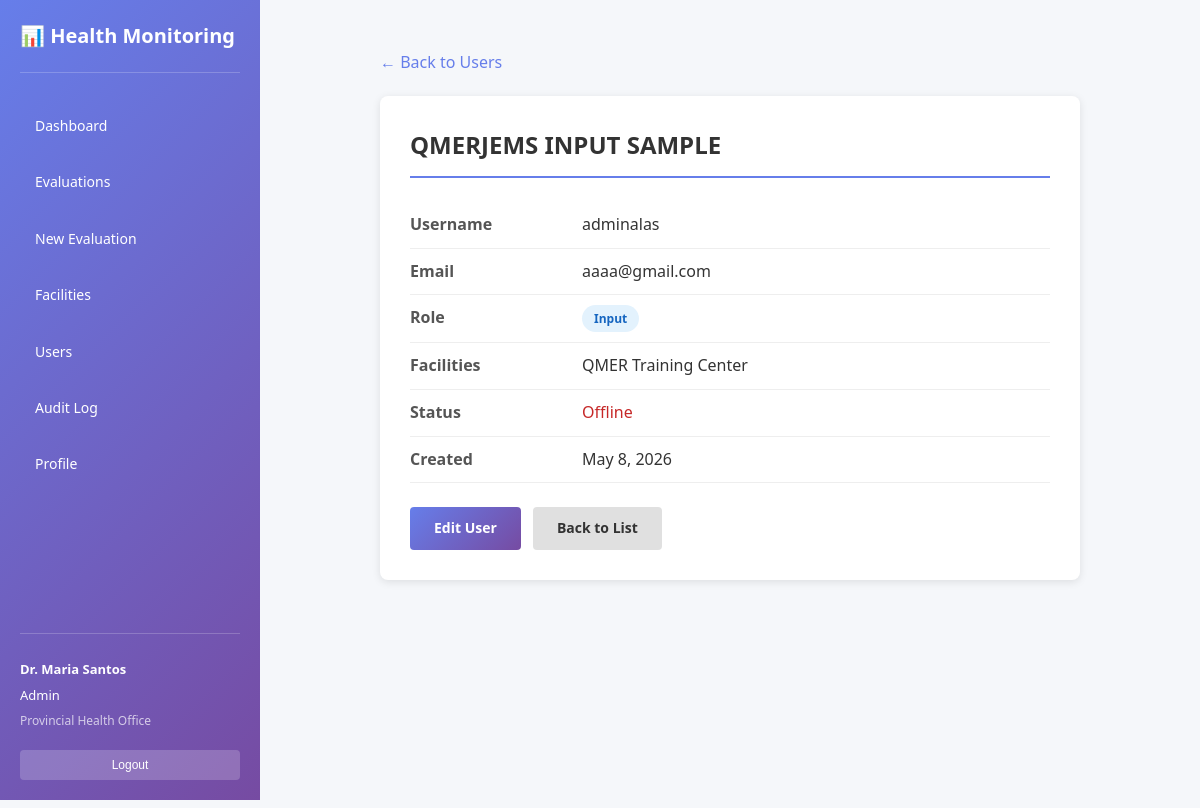
/view-user.php?id=12 (signed in), run on the app's committed database.
### tables this page shows
CREATE TABLE `users` (
  `id` int(11) NOT NULL,
  `username` varchar(255) NOT NULL,
  `email` varchar(255) NOT NULL,
  `password_hash` varchar(255) NOT NULL,
  `full_name` varchar(255) NOT NULL,
  `role` enum('viewer','input','admin') DEFAULT 'viewer',
  `facility_name` varchar(255) DEFAULT NULL,
  `department` varchar(255) DEFAULT NULL,
  `is_active` tinyint(1) DEFAULT 1,
  `created_at` timestamp NOT NULL DEFAULT current_timestamp(),
  `updated_at` timestamp NOT NULL DEFAULT current_timestamp() ON UPDATE current_timestamp()
);

### config/BaseConfig.php (called while the page is built, shortened)
<?php
function asset($path = '') {
    return (BASE_PATH ?: '') . '/' . ltrim($path, '/');
}

### config/Auth.php (called while the page is built, shortened)
<?php
class Auth {
    private $db;
    private $table = 'users';
    private $session_table = 'sessions';
    public function __construct($db) {
        $this->db = $db;
    }
    private function initializeUserFacilitiesTable() {
        try {
            $this->db->exec("
                CREATE TABLE IF NOT EXISTS user_facilities (
                    user_id INT NOT NULL,
                    facility_id INT NOT NULL,
                    assigned_at TIMESTAMP NOT NULL DEFAULT CURRENT_TIMESTAMP,
                    PRIMARY KEY (user_id, facility_id),
                    KEY idx_user_facilities_user (user_id),
                    KEY idx_user_facilities_facility (facility_id)
                ) ENGINE=InnoDB DEFAULT CHARSET=utf8mb4 COLLATE=utf8mb4_general_ci
            ");
        } catch (PDOException $e) {
            error_log("Initialize User Facilities Error: " . $e->getMessage());
        }
    }
    private function backfillLegacyUserFacilities() {
        try {
            $this->db->exec("
                INSERT IGNORE INTO user_facilities (user_id, facility_id)
                SELECT u.id, f.id
                FROM users u
                JOIN facilities f ON f.name = u.facility_name
                WHERE u.facility_name IS NOT NULL AND u.facility_name != ''
            ");
        } catch (PDOException $e) {
            error_log("Backfill User Facilities Error: " . $e->getMessage());
        }
    }
    public function isUserOnline($user_id) {
        try {
            $query = "SELECT id FROM " . $this->session_table . " WHERE user_id = ? AND expires_at > NOW()";
            $stmt = $this->db->prepare($query);
            $stmt->execute([$user_id]);
            return $stmt->rowCount() > 0;
        } catch (PDOException $e) {
            error_log("Check Online Error: " . $e->getMessage());
            return false;
        }
    }
    public function getUserById($user_id) {
        try {
            $query = "SELECT id, username, email, full_name, role, facility_name, is_active, created_at FROM " . $this->table . " WHERE id = ?";
            $stmt = $this->db->prepare($query);
            $stmt->execute([$user_id]);
            $user = $stmt->fetch();
            if ($user) {
                $user['facility_ids'] = $this->getUserFacilityIds($user_id);
                $user['facility_names'] = $this->getUserFacilityNames($user_id);
                if (!empty($user['facility_name'])) {
                    $legacy_ids = $this->getFacilityIdsByNames([$user['facility_name']]);
                    $user['facility_ids'] = array_values(array_unique(array_merge($user['facility_ids'], $legacy_ids)));
                    if (empty($user['facility_names']) || !empty($legacy_ids)) {
                        $user['facility_names'] = array_values(array_unique(array_merge($user['facility_names'], [$user['facility_name']])));
                    }
                }
            }
            return $user;
        } catch (PDOException $e) {
            error_log("Get User Error: " . $e->getMessage());
            return null;
        }
    }
    public function getUserFacilityIds($user_id) {
        try {
            $query = "SELECT facility_id FROM user_facilities WHERE user_id = ? ORDER BY assigned_at ASC, facility_id ASC";
            $stmt = $this->db->prepare($query);
            $stmt->execute([$user_id]);
            return array_map('intval', $stmt->fetchAll(PDO::FETCH_COLUMN));
        } catch (PDOException $e) {
            error_log("Get User Facility IDs Error: " . $e->getMessage());
            return [];
        }
    }
    public function getUserFacilityNames($user_id) {
        try {
            $query = "SELECT f.name
                      FROM user_facilities uf
                      JOIN facilities f ON uf.facility_id = f.id
                      WHERE uf.user_id = ?
                      ORDER BY f.name ASC";
            $stmt = $this->db->prepare($query);
            $stmt->execute([$user_id]);
            return $stmt->fetchAll(PDO::FETCH_COLUMN);
        } catch (PDOException $e) {
            error_log("Get User Facility Names Error: " . $e->getMessage());
            return [];
        }
    }
    private function getFacilityIdsByNames($facility_names) {
        try {
            $facility_names = array_values(array_filter((array)$facility_names));
            $query = "SELECT id FROM facilities WHERE name IN (" . implode(',', array_fill(0, count($facility_names), '?')) . ")";
            $stmt = $this->db->prepare($query);
            $stmt->execute($facility_names);
            return array_map('intval', $stmt->fetchAll(PDO::FETCH_COLUMN));
        } catch (PDOException $e) {
            error_log("Get Facility IDs By Names Error: " . $e->getMessage());
            return [];
        }
    }
    public function formatUserFacilities($user_id, $fallback = null) {
        $facility_names = $this->getUserFacilityNames($user_id);
        return !empty($facility_names) ? implode(', ', $facility_names) : '-';
    }
}
?>

### view-user.php (the view, shortened to what this page needs)
<?php
require_once __DIR__ . '/config/BaseConfig.php';
require_once __DIR__ . '/config/Auth.php';
$id = isset($_GET['id']) ? (int)$_GET['id'] : 0;
try {
    $database = new Database();
    $db = $database->connect();
    $auth = new Auth($db);
    $view_user = $auth->getUserById($id);
    $is_online = $auth->isUserOnline($id);
} catch (Exception $e) {
    $view_user = null;
    $is_online = false;
}
?>
<!DOCTYPE html>
<html lang="en">
<head>
    <link rel="stylesheet" href="<?php echo asset('css/styles.css'); ?>">
</head>
<body>
    <div class="dashboard-container">
        <?php include __DIR__ . '/includes/sidebar.php'; ?>
        <div class="main-content">
            <div class="container">
                <a class="back-link" href="users.php">← Back to Users</a>
        <div class="card">
            <h1><?php echo htmlspecialchars($view_user['full_name']); ?></h1>
            <div class="detail-row">
                <span class="detail-label">Username</span>
                <span class="detail-value"><?php echo htmlspecialchars($view_user['username']); ?></span>
            </div>
            <div class="detail-row">
                <span class="detail-label">Email</span>
                <span class="detail-value"><?php echo htmlspecialchars($view_user['email']); ?></span>
            </div>
            <div class="detail-row">
                <span class="detail-label">Role</span>
                <span class="detail-value"><span class="badge badge-<?php echo $view_user['role']; ?>"><?php echo ucfirst($view_user['role']); ?></span></span>
            </div>
            <div class="detail-row">
                <span class="detail-label">Facilities</span>
                <span class="detail-value"><?php echo htmlspecialchars($auth->formatUserFacilities($id, $view_user['facility_name'] ?? null)); ?></span>
            </div>
            <div class="detail-row">
                <span class="detail-label">Status</span>
                <span class="detail-value status-<?php echo $is_online ? 'online' : 'offline'; ?>"><?php echo $is_online ? 'Online' : 'Offline'; ?></span>
            </div>
            <div class="detail-row">
                <span class="detail-label">Created</span>
                <span class="detail-value"><?php echo date('M j, Y', strtotime($view_user['created_at'] ?? 'now')); ?></span>
            </div>
            <div class="btn-group">
                <a href="edit-user.php?id=<?php echo $id; ?>" class="btn btn-primary">Edit User</a>
                <a href="users.php" class="btn btn-secondary">Back to List</a>
            </div>
            </div>
        </div>
    </div>
</body>
</html>

### css/styles.css (style rules this page uses)
:root { --primary-color: #667eea; --primary-gradient: linear-gradient(135deg, #667eea 0%, #764ba2 100%); --secondary-color: #764ba2; --text-color: #333; --text-light: #666; --text-lighter: #999; --border-color: #ddd; --border-light: #eee; --bg-light: #f5f5f5; --bg-lighter: #f9f9f9; --bg-page: #f5f7fa; --success-color: #4caf50; --error-color: #f44336; --warning-color: #ff9800; --info-color: #2196f3; }
* { margin: 0; padding: 0; box-sizing: border-box; }
html { scroll-behavior: smooth; }
body { font-family: 'Segoe UI', Tahoma, Geneva, Verdana, sans-serif; color: var(--text-color); background: var(--bg-page); line-height: 1.6; }
h1, h2, h3, h4, h5, h6 { font-weight: 600; margin-bottom: 0.5em; }
h1 { font-size: 32px; }
a { color: var(--primary-color); text-decoration: none; transition: color 0.2s; }
.btn { display: inline-block; padding: 10px 20px; border: none; border-radius: 4px; cursor: pointer; font-size: 14px; font-weight: 600; transition: all 0.3s; text-decoration: none; text-align: center; }
.btn-primary { background: var(--primary-gradient); color: white; }
.btn-secondary { background: var(--bg-light); color: var(--text-color); border: 1px solid var(--border-color); }
.card { background: white; border-radius: 8px; box-shadow: 0 2px 8px rgba(0, 0, 0, 0.1); transition: box-shadow 0.3s; }
.badge { display: inline-block; padding: 5px 10px; border-radius: 20px; font-size: 12px; font-weight: 600; }
.dashboard-container { display: flex; min-height: 100vh; }
.main-content { margin-left: 260px; width: 100%; min-height: 100vh; padding: 30px 30px 30px 30px; background: var(--bg-page); }

### view-user.php (style rules this page uses)
body { font-family: 'Segoe UI', sans-serif; background: #f5f7fa; padding: 20px; }
.container { max-width: 700px; margin: 0 auto; }
.card { background: white; padding: 30px; border-radius: 8px; box-shadow: 0 2px 8px rgba(0,0,0,0.1); margin-bottom: 20px; }
.card h1 { margin: 0 0 24px 0; color: #333; font-size: 24px; border-bottom: 2px solid #667eea; padding-bottom: 12px; }
.detail-row { display: grid; grid-template-columns: 160px 1fr; gap: 12px; padding: 10px 0; border-bottom: 1px solid #eee; }
.detail-label { font-weight: 600; color: #555; }
.detail-value { color: #333; }
.badge { display: inline-block; padding: 4px 12px; border-radius: 20px; font-size: 12px; font-weight: 600; }
.badge-input { background: #e3f2fd; color: #1565c0; }
.status-offline { color: #c62828; }
.btn-group { display: flex; gap: 12px; margin-top: 24px; }
.btn { padding: 10px 24px; border: none; border-radius: 4px; cursor: pointer; font-size: 14px; font-weight: 600; text-decoration: none; display: inline-block; }
.btn-primary { background: linear-gradient(135deg, #667eea, #764ba2); color: white; }
.btn-secondary { background: #e0e0e0; color: #333; }
.back-link { color: #667eea; text-decoration: none; display: inline-block; margin-bottom: 20px; font-weight: 500; }

### data on the page
users: full_name "QMERJEMS INPUT SAMPLE", username "adminalas", email "aaaa@gmail.com", role "Input", created_at "May 8, 2026"

### other printed values
$nav['label'] "Dashboard"
$nav['label'] "Evaluations"
$nav['label'] "New Evaluation"
$nav['label'] "Facilities"
$nav['label'] "Users"
$nav['label'] "Audit Log"
$nav['label'] "Profile"
$user['full_name'] "Dr. Maria Santos"
$current_role "Admin"
$auth->formatUserFacilities($id, $view_user['facility_name'] ?? null) "QMER Training Center"
